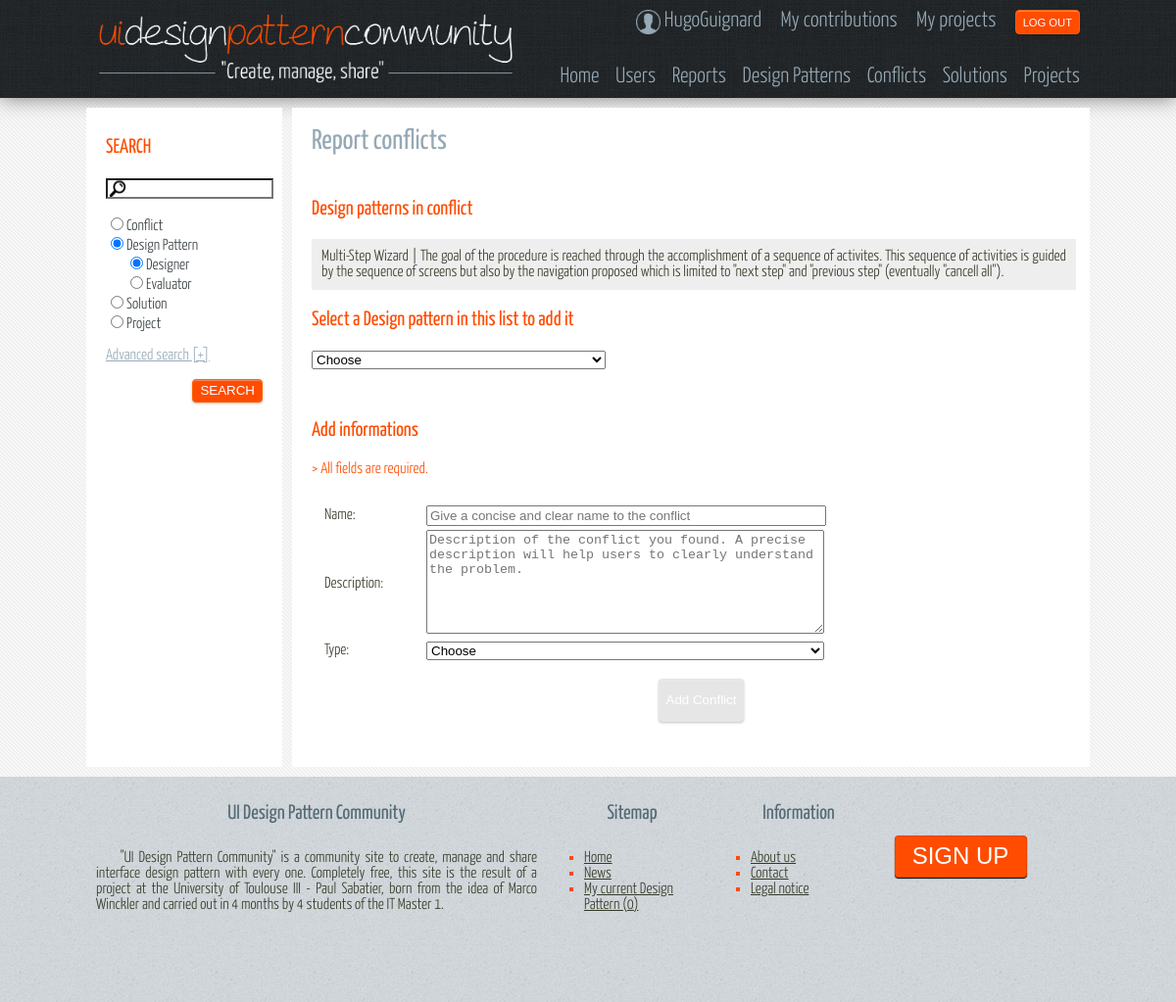
/view/addConflict.php?id=2 (signed in), run on the app's committed database.
### tables this page shows
CREATE TABLE IF NOT EXISTS `DesignPattern` (
  `idDesignPattern` INT(11) NOT NULL AUTO_INCREMENT,
  `name` VARCHAR(150) NOT NULL,
  `what` TEXT NOT NULL,
  `whenAndHow` TEXT NULL DEFAULT NULL,
  `layout` TEXT NULL DEFAULT NULL,
  `copy` TEXT NULL DEFAULT NULL,
  `implementation` TEXT NULL DEFAULT NULL,
  `descriptionImage` TEXT NULL DEFAULT NULL,
  `nbUsage` INT(11) NULL DEFAULT NULL,
  `nbComments` INT(11) NULL DEFAULT NULL,
  `nbRates` INT(11) NULL DEFAULT NULL,
  `rate` DOUBLE NULL DEFAULT NULL,
  `date` DATETIME NULL DEFAULT NULL,
  `target` ENUM('Designer','Evaluator') NOT NULL,
  `login` VARCHAR(30) NOT NULL,
  PRIMARY KEY (`idDesignPattern`),
  INDEX `fk_DesignPattern_User1_idx` (`login` ASC),
  CONSTRAINT `fk_DesignPattern_User1`
    FOREIGN KEY (`login`)
    REFERENCES `User` (`login`)
    ON DELETE NO ACTION
    ON UPDATE NO ACTION);

### controller/toolkit/Session.php (called while the page is built, shortened)
<?php
class Session {
    public function __isset($name) {
        return isset($_SESSION[$name]);
    }
}
?>

### model/implementation/Database.php (called while the page is built, shortened)
<?php
class Database {
    private static $bdd = NULL;
    private static function connect() {
        try{
            return new PDO('mysql:host=localhost;dbname=db_dpi', 'hl3_pack', 'hl3_pack');
        } catch (Exception $e) {
            die('Erreur : ' . $e->getMessage());
        }
    }
    public static function getConnection() {
        if (Database::$bdd == NULL) {
            Database::$bdd = Database::connect();
        }
        return Database::$bdd;
    }
    public static function getOneData($req) {
        $bdd = Database::getConnection();
        $reponse = $bdd->query($req);
        $donnees = $reponse->fetch();
        return $donnees;
    }
}
?>

### view/addConflict.php (the view, shortened to what this page needs)
<?php
    require_once($_SERVER['DOCUMENT_ROOT']."/site/controller/toolkit/ToolkitAdds.php");
    require_once($_SERVER['DOCUMENT_ROOT']."/site/controller/toolkit/Session.php");
    include($_SERVER['DOCUMENT_ROOT'].'/site/view/structure/header.php');
    include($_SERVER['DOCUMENT_ROOT'].'/site/view/structure/search.php');
?>
<body onload="javascript:function():">
<section id="contenu">
    <?php
    if (!isset($session->login)) {
        echo '<center><h3>You must be connected in order to use this page</h3></center>';
    } else {
    ?>
    <h2> Report conflicts </h2>
    <div id="main" style="width:780px;float:left;height:600px;">
        <form id="addConflict_form" method="post">
            <h3>Design patterns in conflict</h3>
            <?php
            if (isset($_GET['id'])) {
                ToolkitAdds::displayDesignPatternMini($_GET['id']);
            }
            echo "<h3>Select a Design pattern in this list to add it</h3>
                <select style='width:300px' name='listDP' onchange='addDPInConflict(this)'>
                    <option selected disabled hidden>Choose</option>";
                echo"</select>";
            ?>
            <br/><br/>
            <h3>Add informations</h3>
            <font style="color:#FF4C00">> All fields are required.</font><br/><br/>
            <div id="formulaireAddConflict">
                <table>
                    <tr>
                        <td style="width:100px"><label for="namee">Name: </label></td>
                        <td><input style="width:400px" id="namee" type="text" value="" name="namee" size="40" required autofocus placeholder="Give a concise and clear name to the conflict"></td>
                    </tr>
                    <tr>
                        <td style="width:100px"><label for="description">Description: </label></td>
                        <td><textarea id="description" name="description" style="min-width:400px;min-height:100px;max-width:500px;max-height:400px" required placeholder="Description of the conflict you found. A precise description will help users to clearly understand the problem."></textarea></td>
                    </tr>
                    <tr>
                        <td style="width:100px"><label for="typee">Type: </label></td>
                        <td><select style="width:406px" id="typee" name="typee" required>
                            <option selected disabled hidden>Choose</option>
                        </select></td>
                    </tr>
                </table>
                <br/>
                <center>
                    <input id="go" type="submit" class="add" title="You need to select at least 2 DP" disabled value="Add Conflict" style="margin-left: 15px " onclick="this.form.action='../controller/validAddConflict.php'">
                </center>
            </div>
        </form>
    </div>
    <?php } ?>
</section>
<?php
    include($_SERVER['DOCUMENT_ROOT'].'/site/view/structure/footer.php');

### controller/toolkit/ToolkitAdds.php (shortened to what this page needs)
<?php
require_once($_SERVER['DOCUMENT_ROOT']."/site/model/implementation/Database.php");
require_once($_SERVER['DOCUMENT_ROOT']."/site/controller/toolkit/Session.php");
class ToolKitAdds {
    public static function displayDesignPatternMini($id) {
        echo '<div id="miniDP">';
        $donnees = Database::getOneData('SELECT * FROM DesignPattern WHERE idDesignPattern = '.$id.'');
        echo $donnees['name'];
        echo ' | '.$donnees['what'];
        echo '</div>';
    }
}

### styles/styleBase.css (style rules this page uses)
html { font-size: 100%; }
body { font-family: 'YanoneKaffeesatz-Light'; font-size: 1em; text-align:justify; }
h2 { font-size: 1.8em;font-weight: normal;color: #96A9B5;font-family: 'YanoneKaffeesatz-Regular'; }
h3 { font-size: 1.3em;font-weight: normal;color: #FF4C00;font-family: 'YanoneKaffeesatz-Regular'; }

### styles/styleStructure.css (style rules this page uses)
body { color: #373F42; background: #f7f7f7 url('../img/structure/bg04.png'); }
#contenu { color: #363B29; background: white; }
body { margin: 0 auto; padding: 0 auto; }
#contenu { margin-left: 210px; padding: 10px 20px 10px 20px; min-height :600px; }
#contenu > :first-child { margin-top: 10px; }

### styles/styleAdd.css (style rules this page uses)
#formulaireAddConflict { padding : 10px; }
input[type="button"].add:disabled, input[type="submit"].add:disabled { height:44px; border-radius: 4px; padding: 0px 7px; background-color: #E6E6E6; -webkit-box-shadow: 0px 1px 0px 0px rgba(237, 237, 237, 0.37) inset, 0px 1px 0px 0px rgba(0, 0, 0, 0.08), 0px 1px 2px 1px rgba(0, 0, 0, 0.1); -moz-box-shadow: 0px 1px 0px 0px rgba(237, 237, 237, 0.37) inset, 0px 1px 0px 0px rgba(0, 0, 0, 0.08), 0px 1px 2px 1px rgba(0, 0, 0, 0.1); box-shadow: 0px 1px 0px 0px rgba(237, 237, 237, 0.37) inset, 0px 1px 0px 0px rgba(0, 0, 0, 0.08), 0px 1px 2px 1px rgba(0, 0, 0, 0.1); color: #FFF; border: 1px solid #E6E6E6; margin-left:10px; }
#miniDP { background-color:#eee; margin-bottom:10px; padding:10px; }

### data on the page
designpattern: name "Multi-Step Wizard", what "The goal of the procedure is reached through the accomplishment of a sequence of activites. This sequence of activities is guided by the sequence of screens but also by the navigation proposed which is limited to \"next step\" and \"previous step\" (eventually \"cancell all\")."

### other printed values
$session->login "HugoGuignard"
$nb "0"
